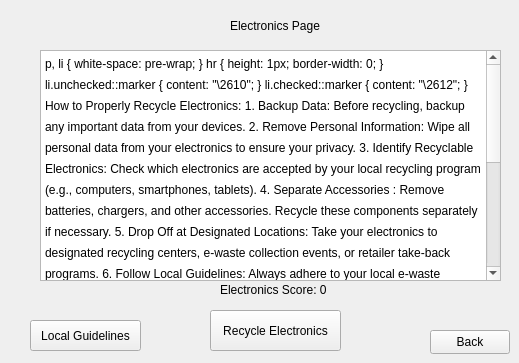
    <widget class="QWidget" name="pageElectronics">
     <widget class="QLabel" name="labelElectronics_2">
      <property name="geometry">
       <rect>
        <x>230</x>
        <y>10</y>
        <width>121</width>
        <height>31</height>
       </rect>
      </property>
      <property name="text">
       <string>Electronics Page</string>
      </property>
     </widget>
     <widget class="QPushButton" name="pbtnBack_4">
      <property name="geometry">
       <rect>
        <x>430</x>
        <y>330</y>
        <width>80</width>
        <height>24</height>
       </rect>
      </property>
      <property name="text">
       <string>Back</string>
      </property>
     </widget>
     <widget class="QToolButton" name="tbtnRecycleElec">
      <property name="geometry">
       <rect>
        <x>210</x>
        <y>310</y>
        <width>131</width>
        <height>41</height>
       </rect>
      </property>
      <property name="text">
       <string>Recycle Electronics</string>
      </property>
     </widget>
     <widget class="QLabel" name="labelElecScore">
      <property name="geometry">
       <rect>
        <x>220</x>
        <y>280</y>
        <width>181</width>
        <height>20</height>
       </rect>
      </property>
      <property name="text">
       <string>Electronics Score: 0</string>
      </property>
     </widget>
     <widget class="QTextBrowser" name="txtElectronics">
      <property name="geometry">
       <rect>
        <x>40</x>
        <y>50</y>
        <width>461</width>
        <height>231</height>
       </rect>
      </property>
      <property name="html">
       <string>&lt;!DOCTYPE HTML PUBLIC &quot;-//W3C//DTD HTML 4.0//EN&quot; &quot;http://www.w3.org/TR/REC-html40/strict.dtd&quot;&gt;
&lt;html&gt;&lt;head&gt;&lt;meta name=&quot;qrichtext&quot; content=&quot;1&quot; /&gt;&lt;meta charset=&quot;utf-8&quot; /&gt;&lt;style type=&quot;text/css&quot;&gt;
p, li { white-space: pre-wrap; }
hr { height: 1px; border-width: 0; }
li.unchecked::marker { content: &quot;\2610&quot;; }
li.checked::marker { content: &quot;\2612&quot;; }
&lt;/style&gt;&lt;/head&gt;&lt;body style=&quot; font-family:'Segoe UI'; font-size:9pt; font-weight:700; font-style:normal;&quot;&gt;
&lt;p align=&quot;justify&quot; style=&quot; margin-top:0px; margin-bottom:0px; margin-left:0px; margin-right:0px; -qt-block-indent:0; text-indent:0px;&quot;&gt;How to Properly Recycle Electronics:&lt;/p&gt;
&lt;p align=&quot;justify&quot; style=&quot; margin-top:0px; margin-bottom:0px; margin-left:0px; margin-right:0px; -qt-block-indent:0; text-indent:0px;&quot;&gt;1. Backup Data:&lt;span style=&quot; font-weight:400;&quot;&gt; Before recycling, backup any important data from your devices.&lt;/span&gt;&lt;/p&gt;
&lt;p align=&quot;justify&quot; style=&quot; margin-top:0px; margin-bottom:0px; margin-left:0px; margin-right:0px; -qt-block-indent:0; text-indent:0px;&quot;&gt;2. Remove Personal Information: &lt;span style=&quot; font-weight:400;&quot;&gt;Wipe all personal data from your electronics to ensure your privacy.&lt;/span&gt;&lt;/p&gt;
&lt;p align=&quot;justify&quot; style=&quot; margin-top:0px; margin-bottom:0px; margin-left:0px; margin-right:0px; -qt-block-indent:0; text-indent:0px;&quot;&gt;3. Identify Recyclable Electronics:&lt;span style=&quot; font-weight:400;&quot;&gt; Check which electronics are accepted by your local recycling program (e.g., computers, smartphones, tablets).&lt;/span&gt;&lt;/p&gt;
&lt;p align=&quot;justify&quot; style=&quot; margin-top:0px; margin-bottom:0px; margin-left:0px; margin-right:0px; -qt-block-indent:0; text-indent:0px;&quot;&gt;4. Separate Accessories&lt;span style=&quot; font-weight:400;&quot;&gt;: Remove batteries, chargers, and other accessories. Recycle these components separately if necessary.&lt;/span&gt;&lt;/p&gt;
&lt;p align=&quot;justify&quot; style=&quot; margin-top:0px; margin-bottom:0px; margin-left:0px; margin-right:0px; -qt-block-indent:0; text-indent:0px;&quot;&gt;5. Drop Off at Designated Locations: &lt;span style=&quot; font-weight:400;&quot;&gt;Take your electronics to designated recycling centers, e-waste collection events, or retailer take-back programs.&lt;/span&gt;&lt;/p&gt;
&lt;p align=&quot;justify&quot; style=&quot; margin-top:0px; margin-bottom:0px; margin-left:0px; margin-right:0px; -qt-block-indent:0; text-indent:0px;&quot;&gt;6. Follow Local Guidelines:&lt;span style=&quot; font-weight:400;&quot;&gt; Always adhere to your local e-waste recycling guidelines.&lt;/span&gt;&lt;/p&gt;
&lt;p align=&quot;justify&quot; style=&quot; margin-top:0px; margin-bottom:0px; margin-left:0px; margin-right:0px; -qt-block-indent:0; text-indent:0px;&quot;&gt;7. Press the Button: &lt;span style=&quot; font-weight:400;&quot;&gt;If you have followed all the steps above and correctly recycled your electronics press the button to score 5 points! &lt;/span&gt;&lt;/p&gt;
&lt;p align=&quot;justify&quot; style=&quot;-qt-paragraph-type:empty; margin-top:0px; margin-bottom:0px; margin-left:0px; margin-right:0px; -qt-block-indent:0; text-indent:0px; font-weight:400;&quot;&gt;&lt;br /&gt;&lt;/p&gt;
&lt;p align=&quot;justify&quot; style=&quot; margin-top:0px; margin-bottom:0px; margin-left:0px; margin-right:0px; -qt-block-indent:0; text-indent:0px;&quot;&gt;&lt;span style=&quot; text-decoration: underline;&quot;&gt;Why Should You Recycle Electronics?&lt;/span&gt;&lt;/p&gt;
&lt;p align=&quot;justify&quot; style=&quot; margin-top:0px; margin-bottom:0px; margin-left:0px; margin-right:0px; -qt-block-indent:0; text-indent:0px;&quot;&gt;- Resource Recovery:&lt;span style=&quot; font-weight:400;&quot;&gt; Electronics contain valuable materials like gold, silver, and copper, which can be recovered and reused.&lt;/span&gt;&lt;/p&gt;
&lt;p align=&quot;justify&quot; style=&quot; margin-top:0px; margin-bottom:0px; margin-left:0px; margin-right:0px; -qt-block-indent:0; text-indent:0px;&quot;&gt;- Environmental Protection:&lt;span style=&quot; font-weight:400;&quot;&gt; Reduces the release of harmful substances, such as lead and mercury, into the environment.&lt;/span&gt;&lt;/p&gt;
&lt;p align=&quot;justify&quot; style=&quot; margin-top:0px; margin-bottom:0px; margin-left:0px; margin-right:0px; -qt-block-indent:0; text-indent:0px;&quot;&gt;- Waste Reduction: &lt;span style=&quot; font-weight:400;&quot;&gt;Decreases the amount of electronic waste in landfills, which can take hundreds of years to decompose.&lt;/span&gt;&lt;/p&gt;
&lt;p align=&quot;justify&quot; style=&quot; margin-top:0px; margin-bottom:0px; margin-left:0px; margin-right:0px; -qt-block-indent:0; text-indent:0px;&quot;&gt;- Energy Conservation:&lt;span style=&quot; font-weight:400;&quot;&gt; Saves energy by reducing the need to mine and process new raw materials.&lt;/span&gt;&lt;/p&gt;
&lt;p align=&quot;justify&quot; style=&quot; margin-top:0px; margin-bottom:0px; margin-left:0px; margin-right:0px; -qt-block-indent:0; text-indent:0px;&quot;&gt;- Economic Benefits: &lt;span style=&quot; font-weight:400;&quot;&gt;Supports the recycling industry and creates jobs.&lt;/span&gt;&lt;/p&gt;
&lt;p align=&quot;justify&quot; style=&quot;-qt-paragraph-type:empty; margin-top:0px; margin-bottom:0px; margin-left:0px; margin-right:0px; -qt-block-indent:0; text-indent:0px; font-weight:400;&quot;&gt;&lt;br /&gt;&lt;/p&gt;
&lt;p align=&quot;justify&quot; style=&quot; margin-top:0px; margin-bottom:0px; margin-left:0px; margin-right:0px; -qt-block-indent:0; text-indent:0px;&quot;&gt;&lt;span style=&quot; font-weight:400;&quot;&gt;By properly recycling electronics, we help conserve valuable resources and protect the environment from hazardous waste. 🌍♻️&lt;/span&gt;&lt;/p&gt;&lt;/body&gt;&lt;/html&gt;</string>
      </property>
     </widget>
     <widget class="QPushButton" name="pbtnLink_4">
      <property name="geometry">
       <rect>
        <x>30</x>
        <y>320</y>
        <width>111</width>
        <height>31</height>
       </rect>
      </property>
      <property name="text">
       <string>Local Guidelines</string>
      </property>
     </widget>
    </widget>
